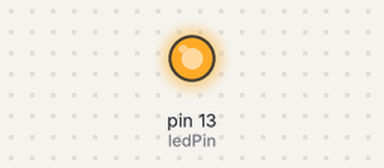
Simulated run of this sketch. Board: Arduino Nano, built with avr-gcc and run on an emulated ATmega328P. Shown: output pins drawn as LEDs (lit = HIGH).

Above: at 0.7 s.
At 8.2 s:
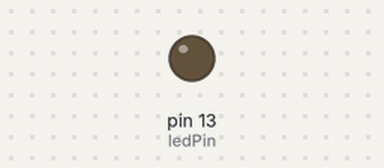
Timing chart, 0 to 12.5 s (numbered marks = the images above):
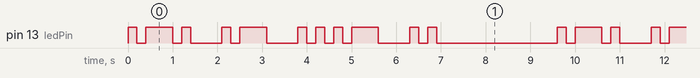

Measured:
- by itself, pin 13 (ledPin): moves between LOW and HIGH, repeating every 9.6 s
- by itself, everything shown: repeats every 9.6 s, in 22 steps

The sketch:

morse_code.ino
```cpp
const int ledPin = 13; // L LED pin

void setup() {
    pinMode(ledPin, OUTPUT);
}

void loop() {
    // Display "RAVI" in Morse code
    morseCode("RAVI");
    delay(2000); // Wait for 2 seconds before repeating

    // You can replace "RAVI" with any other string
}

void morseCode(String message) {
    for (int i = 0; i < message.length(); i++) {
        char character = toupper(message[i]);
        switch (character) {
            case 'A':
                dot(); dash(); break;
            case 'B':
                dash(); dot(); dot(); dot(); break;
            case 'C':
                dash(); dot(); dash(); dot(); break;
            case 'D':
                dash(); dot(); dot(); break;
            case 'E':
                dot(); break;
            case 'F':
                dot(); dot(); dash(); dot(); break;
            case 'G':
                dash(); dash(); dot(); break;
            case 'H':
                dot(); dot(); dot(); dot(); break;
            case 'I':
                dot(); dot(); break;
            case 'J':
                dot(); dash(); dash(); dash(); break;
            case 'K':
                dash(); dot(); dash(); break;
            case 'L':
                dot(); dash(); dot(); dot(); break;
            case 'M':
                dash(); dash(); break;
            case 'N':
                dash(); dot(); break;
            case 'O':
                dash(); dash(); dash(); break;
            case 'P':
                dot(); dash(); dash(); dot(); break;
            case 'Q':
                dash(); dash(); dot(); dash(); break;
            case 'R':
                dot(); dash(); dot(); break;
            case 'S':
                dot(); dot(); dot(); break;
            case 'T':
                dash(); break;
            case 'U':
                dot(); dot(); dash(); break;
            case 'V':
                dot(); dot(); dot(); dash(); break;
            case 'W':
                dot(); dash(); dash(); break;
            case 'X':
                dash(); dot(); dot(); dash(); break;
            case 'Y':
                dash(); dot(); dash(); dash(); break;
            case 'Z':
                dash(); dash(); dot(); dot(); break;
            default:
                // If the character is not in the Morse code dictionary, ignore it
                break;
        }

        if (character != ' ') {
            // Add a short delay between letters
            delay(500);
        }
    }
}

void dot() {
    digitalWrite(ledPin, HIGH);
    delay(200); // Dot duration
    digitalWrite(ledPin, LOW);
    delay(200); // Inter-element gap
}

void dash() {
    digitalWrite(ledPin, HIGH);
    delay(600); // Dash duration
    digitalWrite(ledPin, LOW);
    delay(200); // Inter-element gap
}
```
